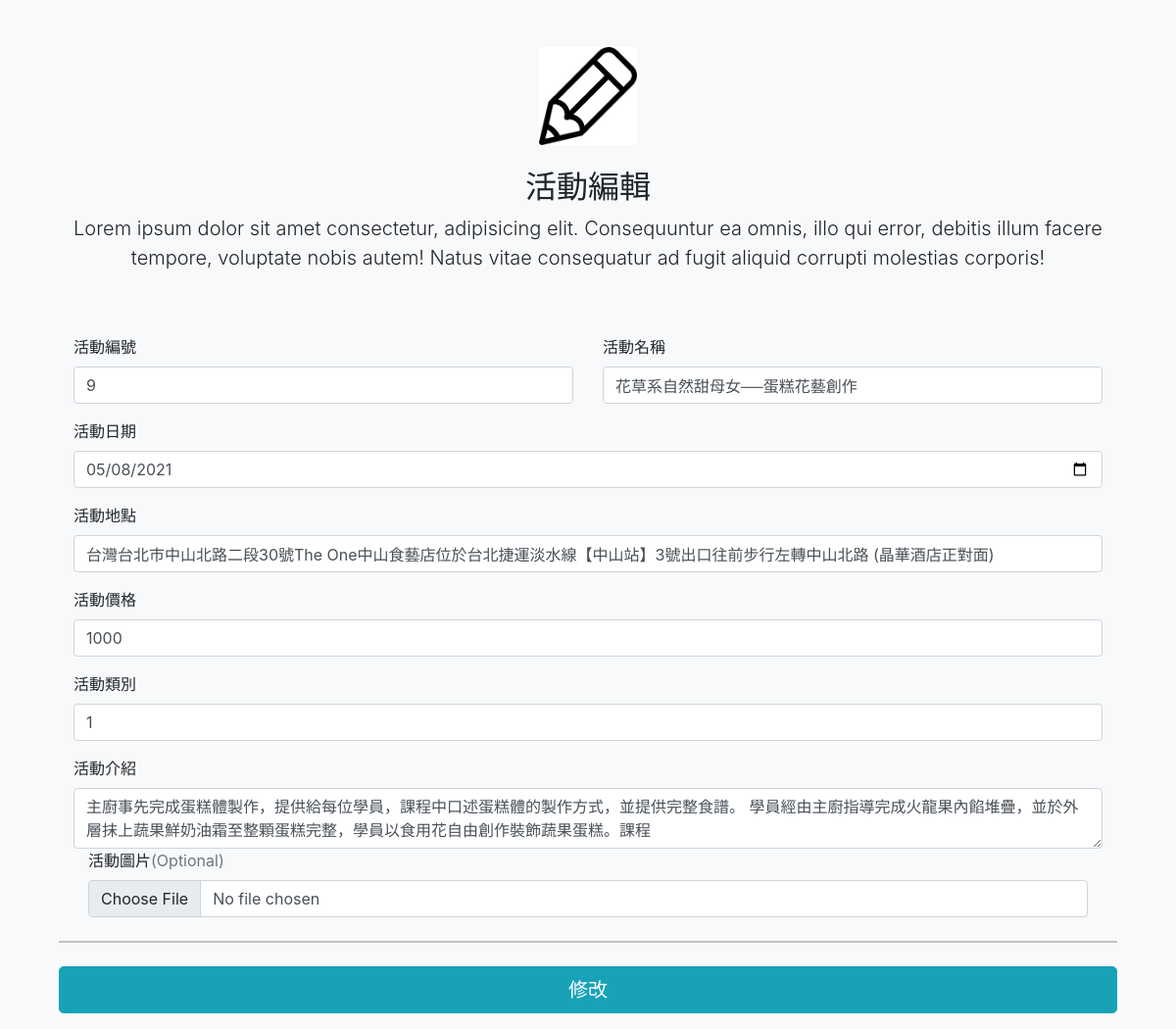
Page /event/edit.php?id=2 on the committed database.
### tables this page shows
CREATE TABLE `event` (
  `id` int(11) NOT NULL,
  `eventId` int(11) NOT NULL,
  `eventName` varchar(100) NOT NULL,
  `eventDate` date NOT NULL,
  `eventDescription` varchar(100) NOT NULL,
  `eventLocation` varchar(100) NOT NULL,
  `eventImg` varchar(100) NOT NULL,
  `eventPrice` smallint(6) NOT NULL,
  `eventCategory` varchar(100) NOT NULL,
  `created_at` datetime NOT NULL DEFAULT current_timestamp(),
  `updated_at` datetime NOT NULL DEFAULT current_timestamp() ON UPDATE current_timestamp()
);

### event/edit.php (the view, shortened to what this page needs)
<?php
require_once('../db.inc.php');
?>
  <html>
  <head>
    <link rel="stylesheet" href="https://cdn.jsdelivr.net/npm/bootstrap@5.0.0-beta3/dist/css/bootstrap.css">
    <link href="/docs/5.0/dist/css/bootstrap.min.css" rel="stylesheet">
  </head>
  <body class="bg-light">
    <div class="container">
      <main>
        <div class="py-5 text-center">
          <img class="d-block mx-auto mb-4" src="../head_images/images.png" alt="" width="100" height="100">
          <h2>活動編輯</h2>
          <p class="lead">Lorem ipsum dolor sit amet consectetur, adipisicing elit. Consequuntur ea omnis, illo qui error, debitis illum facere tempore, voluptate nobis autem! Natus vitae consequatur ad fugit aliquid corrupti molestias corporis!</p>
        </div>
        <div class="col-md-7 col-lg-12">
          <form name="myForm" class="needs-validation" novalidate method="POST" action="../event/updateEdit.php" enctype="multipart/form-data">
            <table class="table">
              <tbody>
                <?php
                $sql = "SELECT `id`,`eventId`, `eventName`, `eventDate`, `eventDate`, `eventLocation`, `eventPrice`, `eventCategory`, `eventDescription`,`eventCategory`,`eventImg`
                FROM `event`
                WHERE `id` = ?";
                $arrParam = [
                  (int)$_GET['id']
                ];
                $stmt = $pdo->prepare($sql);
                $stmt->execute($arrParam);
                if ($stmt->rowCount() > 0) {
                  $arr = $stmt->fetchAll()[0];
                ?>
                  <div class="col-md-7 col-lg-12">
                    <form class="needs-validation" novalidate method="POST" action="../event/insert.php" enctype="multipart/form-data">
                      <div class="row g-3">
                        <div class="col-sm-6">
                          <label for="firstName" class="form-label">活動編號</label>
                          <input type="text" name="eventId" class="form-control" placeholder="" value="<?php echo $arr['eventId']; ?>" required>
                        </div>
                        <div class="col-sm-6">
                          <label for="lastName" class="form-label">活動名稱</label>
                          <input type="text" name="eventName" class="form-control" placeholder="" value="<?php echo $arr['eventName'] ?>" required>
                        </div>
                        <div class="col-12">
                          <label for="username" class="form-label">活動日期</label>
                          <div class="input-group has-validation">
                            <input type="date" name="eventDate" class="form-control" value="<?php echo $arr['eventDate'] ?>" placeholder="Username" required>
                          </div>
                        </div>
                        <div class="col-12">
                          <label for="lastName" class="form-label">活動地點</label>
                          <input type="text" name="eventLocation" class="form-control" placeholder="" value="<?php echo $arr['eventLocation'] ?>" required>
                        </div>
                        <div class="col-12">
                          <label for="lastName" class="form-label">活動價格</label>
                          <input type="text" name="eventPrice" class="form-control" placeholder="" value="<?php echo $arr['eventPrice'] ?>" required />
                        </div>
                        <div class="col-12">
                          <label for="lastName" class="form-label">活動類別</label>
                          <select class="form-control" name="eventCategory" placeholder="" value="<?php echo $arr['eventCategory'] ?>" required>
                            <option>1</option>
                          </select>
                        </div>
                        <div class="col-12">
                          <label for="address" class="form-label">活動介紹</label>
                          <textarea name="eventDescription" class="form-control" placeholder="1234567" required><?php echo $arr['eventDescription'] ?></textarea>
                          <div class="col-12">
                            <label for="address2" class="form-label">活動圖片<span class="text-muted">(Optional)</span></label>
                            <input type="file" name="eventImg" class="form-control" placeholder="Apartment or suite">
                          </div>
                        <?php
                      } else {
                        ?>
                          <tr>
                            <td class="border" colspan="6">沒有資料</td>
                          </tr>
                        <?php
                      }
                        ?>
              </tbody>
              <tfoot>
                <hr class="my-4">
                <button class="w-100 btn btn-info btn-lg" type="submit">修改</button>
              </tfoot>
            </table>
          </form>
  </body>
  </html>

### rows in the picture
event: eventId "9", eventName "花草系自然甜母女──蛋糕花藝創作", eventDate "05/08/2021", eventLocation "台灣台北市中山北路二段30號The One中山食藝店位於台北捷運淡水線【中山站】3號出口往前步行左轉中山北路 (晶華酒店正對面)", eventPrice "1000", eventCategory "1", eventDescription "主廚事先完成蛋糕體製作，提供給每位學員，課程中口述蛋糕體的製作方式，並提供完整食譜。 學員經由主廚指導完成火龍果內餡堆疊，並於外層抹上蔬果鮮奶油霜至整顆蛋糕完整，學員以食用花自由創作裝飾蔬果蛋糕。課程"
